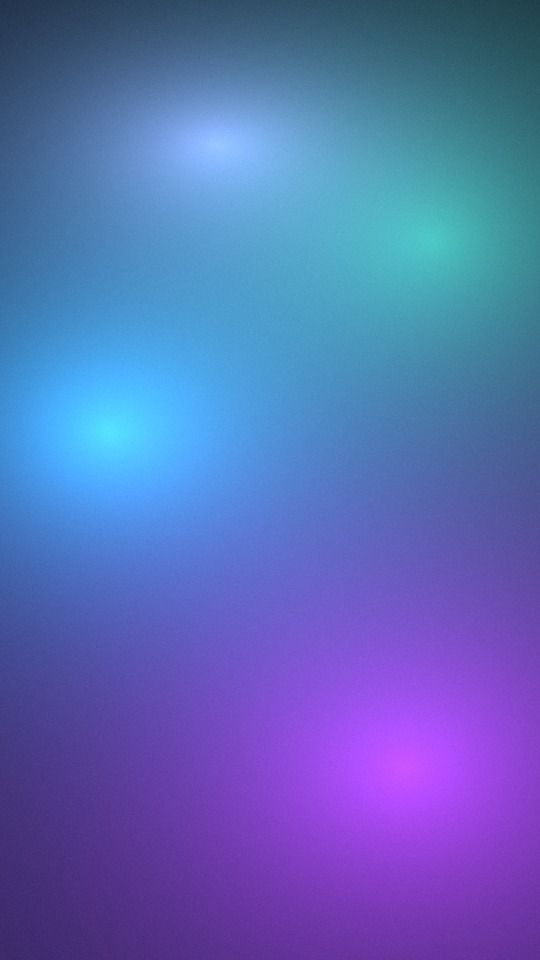
#> input picture web_ec2/test_aurora.jpg, 540 x 960 px; its folder holds only this picture in this run
$ python -i ad_engine.py   (imports and definitions only)
#> lines starting #> are read from the running program, lines starting #| are printed output that depends on the picture
"""Ad timeline, animated text and ffmpeg rendering.

A project is one JSON timeline. Rendering turns each scene into a short silent clip (AI video, an AI image, your photo,
your real product cut out over a background, or a designed text card) with animated text burned in through libass, then
joins the clips and mixes audio. A scene is cached by a hash of what it contains, so editing one scene re-renders only that
scene. No network and no paid call happens in this module.
"""
from __future__ import annotations

import copy
import hashlib
import json
import re
import shutil
import subprocess
from pathlib import Path

SIZES = {("720p", "16:9"): (1280, 720), ("720p", "9:16"): (720, 1280), ("720p", "1:1"): (720, 720), ("720p", "4:5"): (720, 900),
         ("1080p", "16:9"): (1920, 1080), ("1080p", "9:16"): (1080, 1920), ("1080p", "1:1"): (1080, 1080), ("1080p", "4:5"): (1080, 1350)}
FPS = 24
# Safe zones as (top, bottom, left, right) fractions of the frame that platform buttons and captions cover.
# Reels: Meta ads guide (top 14%, bottom 35%, sides 6%). Shorts: Google (top 10%, bottom 25%, right 10%).
# TikTok's official template could not be read, so it uses the Reels zones plus room for the right-hand buttons.
PLATFORMS = {
    "reels": {"aspect": "9:16", "safe": (0.14, 0.35, 0.06, 0.06), "label": "Instagram / Facebook Reels"},
    "tiktok": {"aspect": "9:16", "safe": (0.14, 0.35, 0.06, 0.15), "label": "TikTok"},
    "shorts": {"aspect": "9:16", "safe": (0.10, 0.25, 0.06, 0.10), "label": "YouTube Shorts"},
    "feed": {"aspect": "4:5", "safe": (0.05, 0.05, 0.05, 0.05), "label": "Instagram / Facebook feed (4:5)"},
    "square": {"aspect": "1:1", "safe": (0.05, 0.05, 0.05, 0.05), "label": "Square (1:1)"},
    "landscape": {"aspect": "16:9", "safe": (0.06, 0.08, 0.05, 0.05), "label": "YouTube / web (16:9)"},
}
# Exact deterministic safe bounding boxes (left, top, right, bottom) across platforms.
# Margins preserve UI buttons, captions, like/share overlays and profile headers.
SAFE_BOUNDING_BOXES = {
    ("reels", 1080, 1920): (65, 269, 1015, 1248),
    ("reels", 1440, 2560): (86, 358, 1354, 1664),
    ("shorts", 1080, 1920): (65, 192, 972, 1440),
    ("feed", 1080, 1350): (54, 108, 1026, 1148),
}
ASPECT_PLATFORM = {"9:16": "reels", "4:5": "feed", "1:1": "square", "16:9": "landscape"}
TEXT_STYLES = ("kinetic", "slide", "wipe", "lower_third", "cta", "brand", "plain", "caption")
POSITIONS = ("top", "center", "bottom")
TEXT_SIZES = {"s": 0.8, "m": 1.0, "l": 1.25, "xl": 1.5}
SCENE_KINDS = ("ai_video", "ai_image", "image", "product", "card")
MAX_SCENES, MAX_TOTAL_S, MAX_TEXT = 12, 60.0, 120
KIND_LABELS = {"ai_video": "AI video", "ai_image": "AI image (animated)", "image": "Your photo (animated)",
               "product": "Your real product on a background", "card": "Designed text card (no AI video)"}
HEX = re.compile(r"^#[0-9a-fA-F]{6}$")
SCENE_ID = re.compile(r"^[a-z][a-z0-9_]{0,23}$")
SOURCE_NAME = re.compile(r"^[A-Za-z0-9_][A-Za-z0-9_.-]{0,80}\.(mp4|mov|jpg|jpeg|png|webp)$")   # a bare file name in the project folder, never a path
AUDIO_NAME = re.compile(r"^[A-Za-z0-9_][A-Za-z0-9_.-]{0,80}\.(mp3|wav|m4a)$")
CUTOUT_NAME = re.compile(r"^[A-Za-z0-9_][A-Za-z0-9_.-]{0,80}\.png$")

# Size of each style relative to the base size.
STYLE_SCALE = {"kinetic": 1.0, "slide": 0.8, "wipe": 0.9, "lower_third": 0.62, "cta": 0.62, "brand": 1.2, "plain": 0.7, "caption": 0.5}
HIGHLIGHT = "#FFD84D"   # emphasised words: a warm yellow reads on any brand colour, which the brand colour itself does not
# A look is the ad's visual theme: the background of designed cards, the default text colour on those cards, and the highlight colour.
CARD_STYLES = ("glow", "dark", "light", "bold", "festive", "glass", "mesh", "paper", "neon", "duotone", "minimal")
DEFAULT_LOOK = {"card": "glow", "text": "#FFFFFF", "highlight": HIGHLIGHT}


# [40 lines left out: functions _luma, card_look, not called in this run]


class AdError(ValueError):
    """A timeline or edit the engine refuses, with a message safe to show in the UI."""


# ---------------------------------------------------------------- timeline

# [106 lines left out: functions default_timeline, _clean_text, validate_timeline, not called in this run]


def total_duration(timeline):
    return round(sum(s["duration"] for s in timeline["scenes"]), 2)


# [196 lines left out: functions scene_starts, elements_at, _next_id, apply_edit, lint, not called in this run]


# ---------------------------------------------------------------- animated text (ASS)

def _bgr(hex_color):
    h = hex_color.lstrip("#")
    return f"&H{h[4:6]}{h[2:4]}{h[0:2]}&".upper()


def _ass_time(seconds):
    cs = int(round(seconds * 100))
    return f"{cs // 360000}:{cs // 6000 % 60:02d}:{cs // 100 % 60:02d}.{cs % 100:02d}"


# [133 lines left out: functions _accent_markup, _rounded_pill, safe_area, text_y, fit_font_size, build_ass and 1 more, not called in this run]


DEVANAGARI = re.compile(r"[\u0900-\u097F]")


# [400 lines left out: functions find_devanagari_font, _run, probe, _hex_rgb, _rgb_to_hsl, _hsl_to_rgb and 11 more, not called in this run]


LOOK_GENERATORS = {
    "glow": _card_glow,
    "dark": _card_dark,
    "glass": _card_glass,
    "light": _card_light,
    "bold": _card_bold,
    "festive": _card_festive,
    "mesh": _card_mesh,
    "paper": _card_paper,
    "neon": _card_neon,
    "duotone": _card_duotone,
    "minimal": _card_minimal,
}


# [18 lines left out: functions make_card_background, make_scrim, not called in this run]


def make_product_layer(cutout, out_png):
    """Crop the real product cut-out to its pixels and add a soft contact shadow. Product pixels are never changed."""
#> called with cutout = 'test_aurora.jpg', out_png = 'out.png'
    from PIL import Image, ImageFilter
    with Image.open(cutout) as image:
#> image is the input picture: PIL image 540x960 RGB; mean R, G, B 90.8, 108.1, 183.1
        product = image.convert("RGBA")
    box = product.getchannel("A").getbbox()
#> box = (0, 0, 540, 960)
    if box is None:
        raise AdError("The product cut-out is empty")
    product = product.crop(box)
    w, h = product.size
#> w = 540; h = 960
    pad = int(max(w, h) * 0.12)
#> pad = 115
    canvas = Image.new("RGBA", (w + 2 * pad, h + 2 * pad), (0, 0, 0, 0))
#> canvas: PIL image 770x1190 RGBA; every value is 0
    shadow = Image.new("RGBA", product.size, (0, 0, 0, 0))
#> shadow: PIL image 540x960 RGBA; every value is 0
    shadow.putalpha(product.getchannel("A").point(lambda a: int(a * 0.45)))
    canvas.alpha_composite(shadow, (pad, pad + int(h * 0.04)))
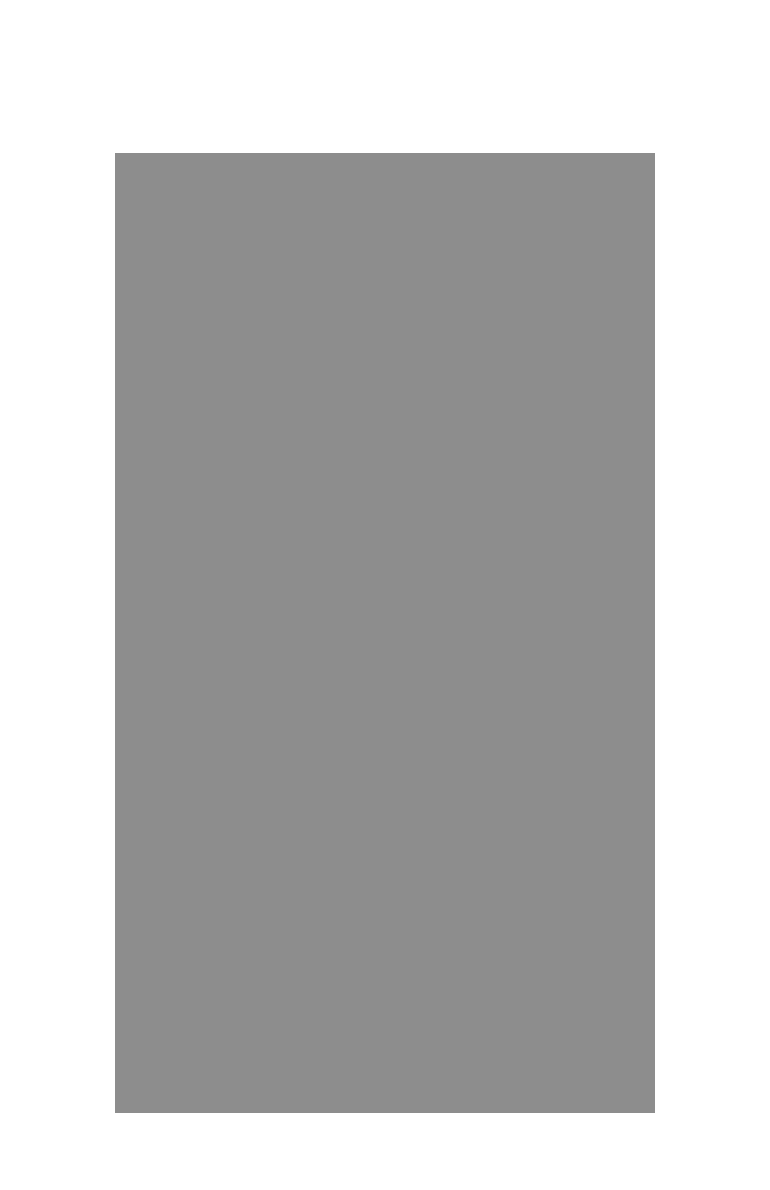
#> canvas: PIL image 770x1190 RGBA; mean R, G, B, A 0, 0, 0, 64.5; transparent parts drawn white
    canvas = canvas.filter(ImageFilter.GaussianBlur(max(2, int(pad * 0.35))))
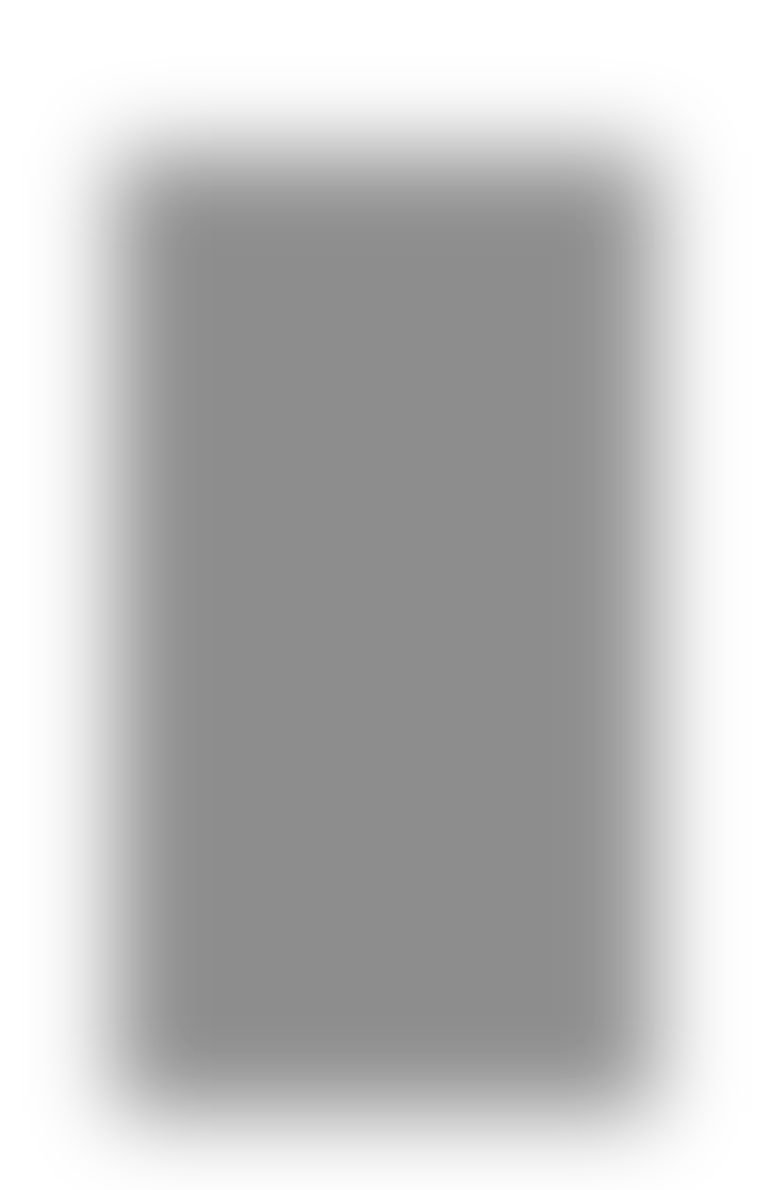
#> canvas: PIL image 770x1190 RGBA; mean R, G, B, A 0, 0, 0, 64.5; transparent parts drawn white
    canvas.alpha_composite(product, (pad, pad))
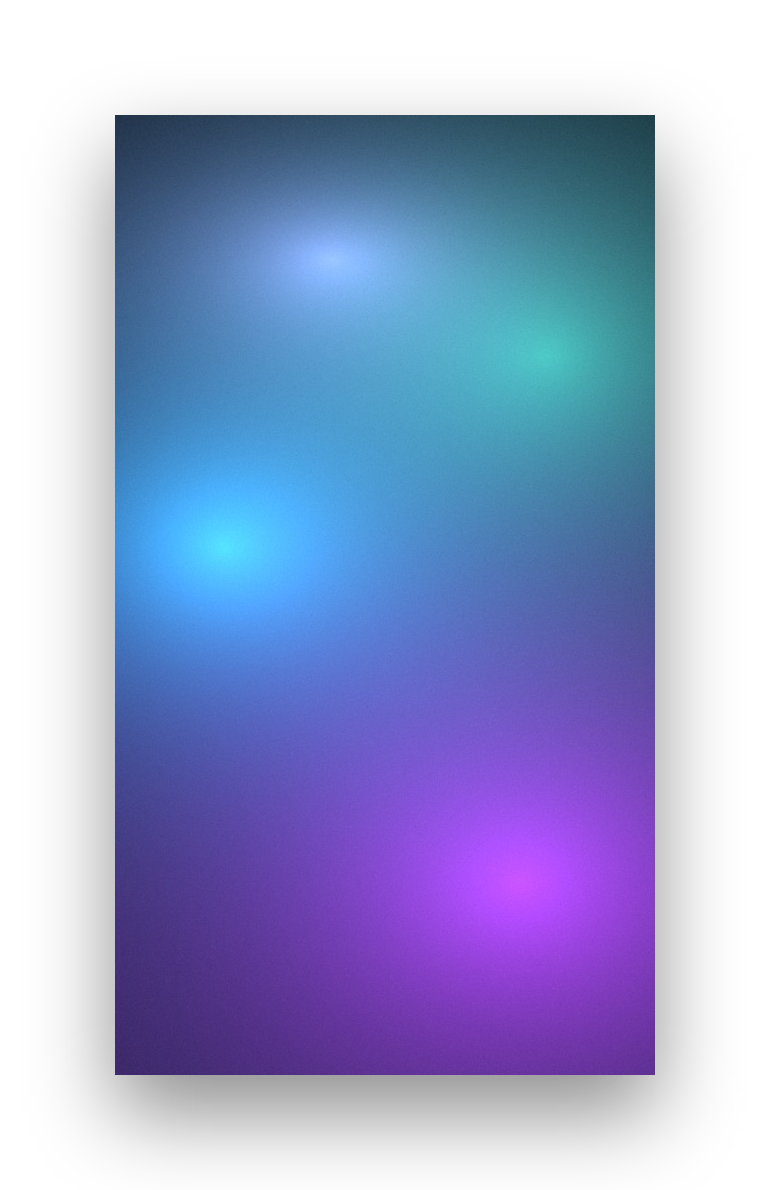
#> canvas: PIL image 770x1190 RGBA; mean R, G, B, A 51.4, 61.1, 103.6, 151; transparent parts drawn white
    canvas.save(out_png)
    return canvas.size


def _file_stat(path):
    return [path.stat().st_size, int(path.stat().st_mtime)] if path and path.is_file() else None


def scene_captions(scene, timeline):
    """The caption line for a scene. Text cards already show their words, so a caption there would repeat them."""
    return scene["narration"] if timeline["audio"].get("captions") and scene["kind"] != "card" else ""


# [259 lines left out: functions scene_hash, render_scene, _trim_silence, build_voice_track, mix_audio, scene_label and 3 more, not called in this run]


def poster_frame(video, out_jpg, at=0.8):
    _run(["ffmpeg", "-y", "-loglevel", "error", "-ss", str(at), "-i", str(video), "-frames:v", "1", "-vf", "scale=320:-2", str(out_jpg)])


# ---------------------------------------------------------------- planning (used when no AI director is available)

def _strip(text):
    return text.replace("*", "")


# [28 lines left out: function plan_timeline, not called in this run]

>>> result = make_product_layer('test_aurora.jpg', 'out.png')
#> result = (770, 1190)

$ run again, on web_ec2/test_card_bold.jpg
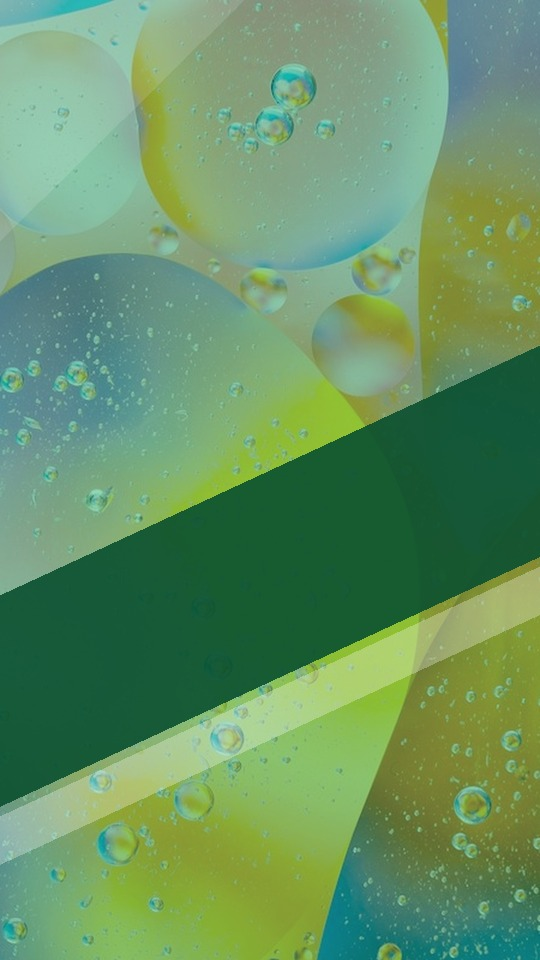
#> input picture web_ec2/test_card_bold.jpg, 540 x 960 px
#> in make_product_layer, image is the input picture: PIL image 540x960 RGB; mean R, G, B 101.6, 147.1, 100
#> box = (0, 0, 540, 960)
#> in make_product_layer, `canvas.alpha_composite(product, (pad, pad))`:
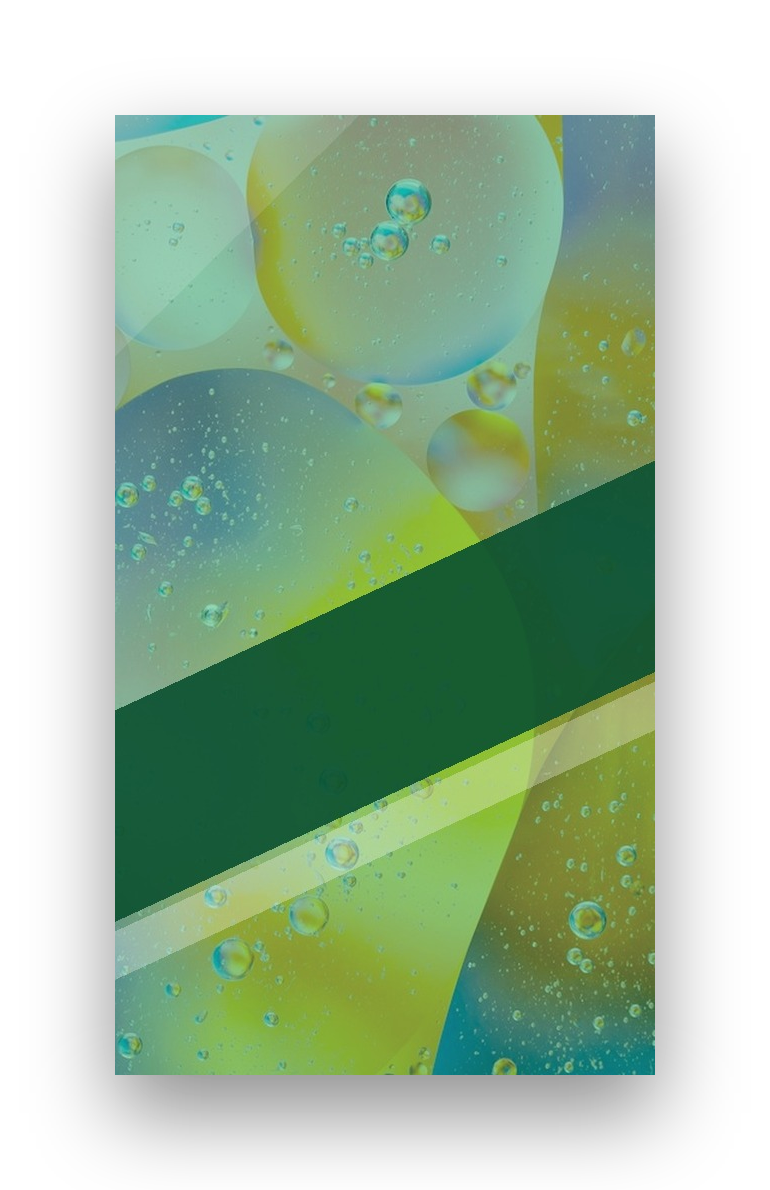
#> canvas: PIL image 770x1190 RGBA; mean R, G, B, A 57.5, 83.2, 56.6, 151; transparent parts drawn white

$ run again, on web_ec2/test_card_festive.jpg
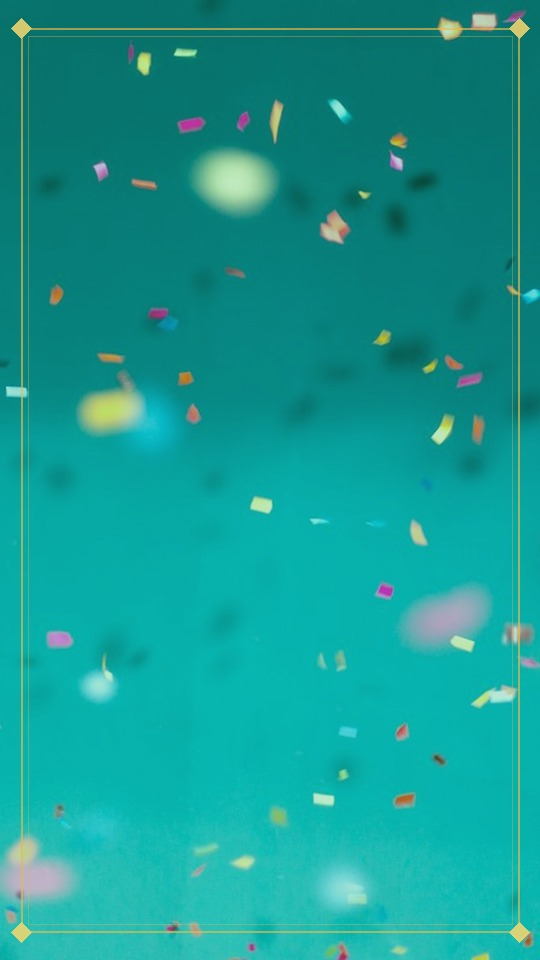
#> input picture web_ec2/test_card_festive.jpg, 540 x 960 px
#> in make_product_layer, image is the input picture: PIL image 540x960 RGB; mean R, G, B 20.4, 154.6, 147.5
#> box = (0, 0, 540, 960)
#> in make_product_layer, `canvas.alpha_composite(product, (pad, pad))`:
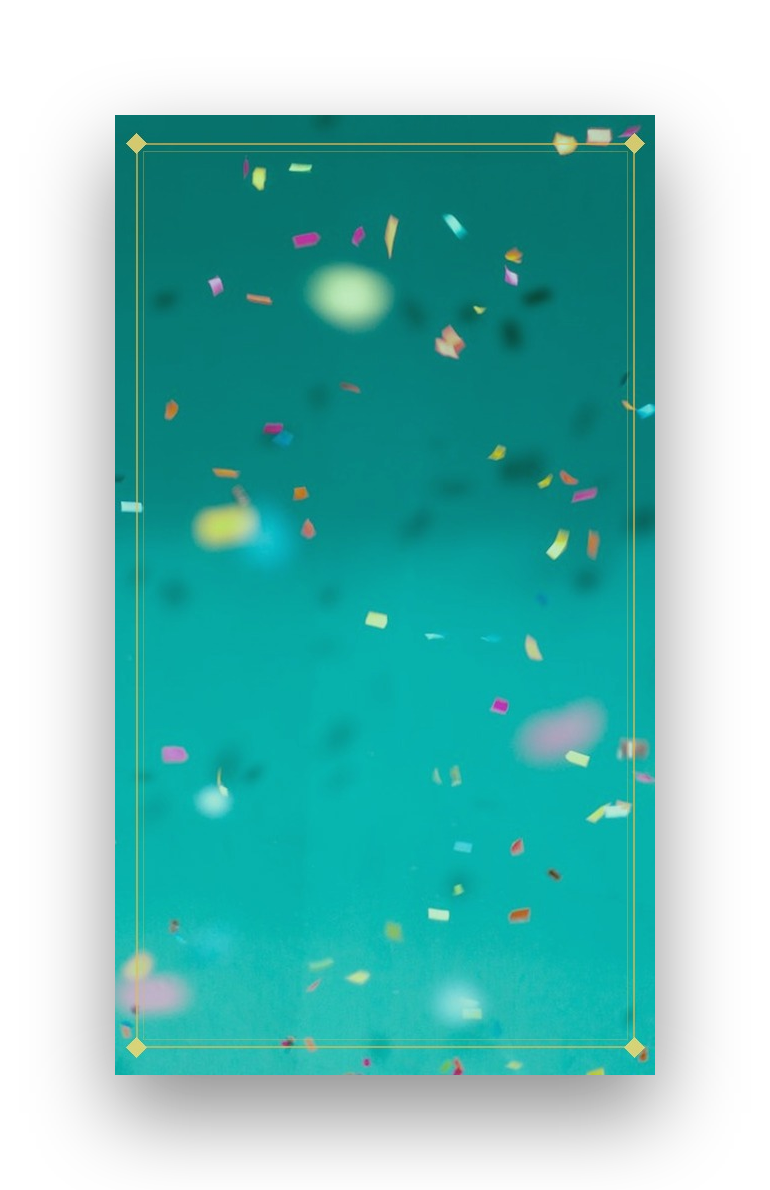
#> canvas: PIL image 770x1190 RGBA; mean R, G, B, A 11.5, 87.5, 83.4, 151; transparent parts drawn white
